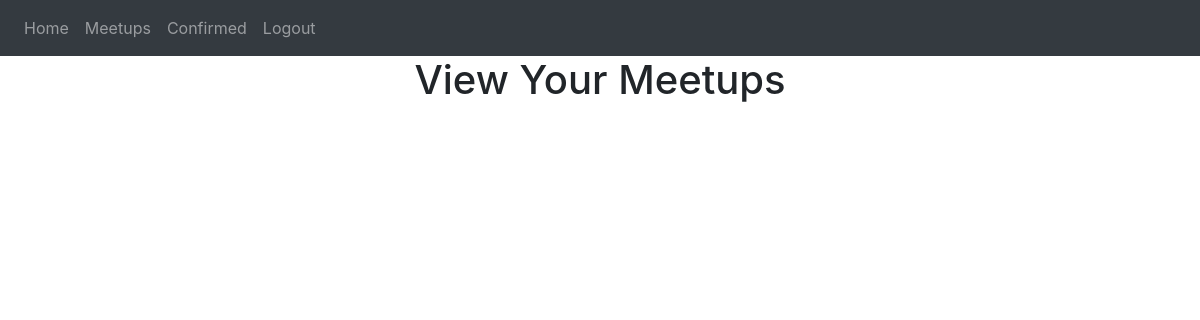
The page /view_meetups (signed in) on the database as committed earlier.
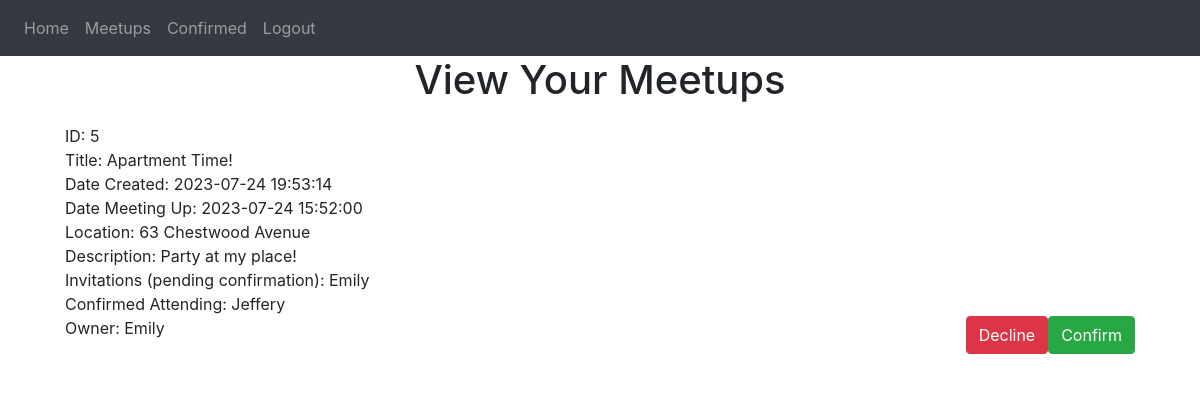
The same page on the database as committed later.
### website/models.py (models this page shows)
class Meetup(db.Model):
    id = db.Column(db.Integer, primary_key=True)
    date_created = db.Column(db.DateTime(timezone=True), default=func.now()) # gets current date and time, store it as date
    date_meetup = db.Column(db.DateTime)
    title = db.Column(db.String(10000))
    location = db.Column(db.String(10000))
    description = db.Column(db.String(10000))
    invitations = db.Column(db.String(10000))
    confirmed = db.Column(db.String(10000))
    owner = db.Column(db.String(10000))

### website/views.py (the view)
@views.route('/view_meetups', methods=['GET', 'POST']) #decorator: whenever you go to the / URL, whatever in hom() will run
@login_required
def view_meetups():
    invites = ""
    confirmation = ""
    confirmSearch = " " + str(current_user.id) + " "
    firstInv = True
    firstConf = True
    for meetup in current_user.meetups:
        invites = invites + "   "
        confirmation = confirmation + "   "
        firstInv = True
        firstConf = True
        for user in meetup.user:
            userSearch = " " + str(user.id) + " "
            if meetup.confirmed.find(userSearch)  != -1:
                if firstConf:
                    confirmation  = confirmation + user.first_name
                    firstConf = False
                else:
                    confirmation  = confirmation + ", " + user.first_name
            else:
                if firstInv:
                    invites  = invites + user.first_name
                    firstInv = False
                else:
                    invites  = invites + ", " + user.first_name
    inviteList = invites.split("   ")
    print(inviteList)
    confirmationList = confirmation.split("   ")
    print(confirmSearch)
    return render_template("view_meetups.html", user=current_user, inviteList = inviteList, confirmSearch = confirmSearch, confirmationList = confirmationList)

### website/__init__.py (called while the page is built)
@login_manager.user_loader
def load_user(id):
    return User.query.get(int(id))

### website/templates/view_meetups.html
{% extends "base.html" %} {% block title %}View Meetups{% endblock %} {% block content
%}
<h1 align="center">View Your Meetups</h1>
<ul class="list-group list-group-flush" id="notes">
    {% set ns = namespace(inviteNumber=1) %}
    {% for meetup in user.meetups: %}
    {% if meetup.confirmed.find(confirmSearch) == -1%}
    <li class="list-group-item">
        ID: {{meetup.id}}<br>
        Title: {{ meetup.title }}<br>
        Date Created: {{ meetup.date_created }}<br>
        Date Meeting Up: {{ meetup.date_meetup}}<br>
        Location: {{meetup.location}}<br>
        Description: {{meetup.description}}<br>
        Invitations (pending confirmation): {{inviteList[ns.inviteNumber]}}<br>
        Confirmed Attending: {{confirmationList[ns.inviteNumber]}}<br>
        Owner: {{meetup.owner}}
        <button type = "button" class = "btn btn-success float-right" onClick="confirmMeetup({{meetup.id}})">
            <span aria-hidden="true">Confirm</span>
        </button>
        <button type = "button" class = "btn btn-danger float-right" onClick="viewDeclineMeetup({{meetup.id}})">
            <span aria-hidden="true">Decline</span>
        </button>
    </li>
    {% endif %}
    {% set ns.inviteNumber = ns.inviteNumber+1 %}
    {% endfor %}
</ul>
{% endblock %}

### website/templates/base.html (shortened to what this page needs)
<!DOCTYPE html>
<html>
  <head>
    <link
      rel="stylesheet"
      href="https://stackpath.bootstrapcdn.com/bootstrap/4.4.1/css/bootstrap.min.css"
    />
    <link
      rel="stylesheet"
      href="https://stackpath.bootstrapcdn.com/font-awesome/4.7.0/css/font-awesome.min.css"
    />
  </head>
  <body>
    <nav class="navbar navbar-expand-lg navbar-dark bg-dark">
      <div class="collapse navbar-collapse" id="navbar">
        <div class="navbar-nav">
          {% if user.is_authenticated %}
          <a class="nav-item nav-link" id="home" href="/">Home</a>
          <a class="nav-item nav-link" id="view_meetups" href="/view_meetups">Meetups</a>
          <a class="nav-item nav-link" id="confirmed" href="/confirmed">Confirmed</a>
          <a class="nav-item nav-link" id="logout" href="/logout">Logout</a>
          {% else %}
          <a class="nav-item nav-link" id="signUp" href="/sign-up">Sign Up</a>
          <a class="nav-item nav-link" id="login" href="/login">Login</a>
          {%  endif %}
        </div>
      </div>
    </nav>
    <div class="container">{% block content %} {% endblock %}</div>
  </body>
</html>

Rows that differ between the two databases and show on the page:
added Meetup: id "5", title "Apartment Time!", date_created "2023-07-24 19:53:14", date_meetup "2023-07-24 15:52:00", location "63 Chestwood Avenue", description "Party at my place!", owner "Emily", confirmationList "Jeffery"
